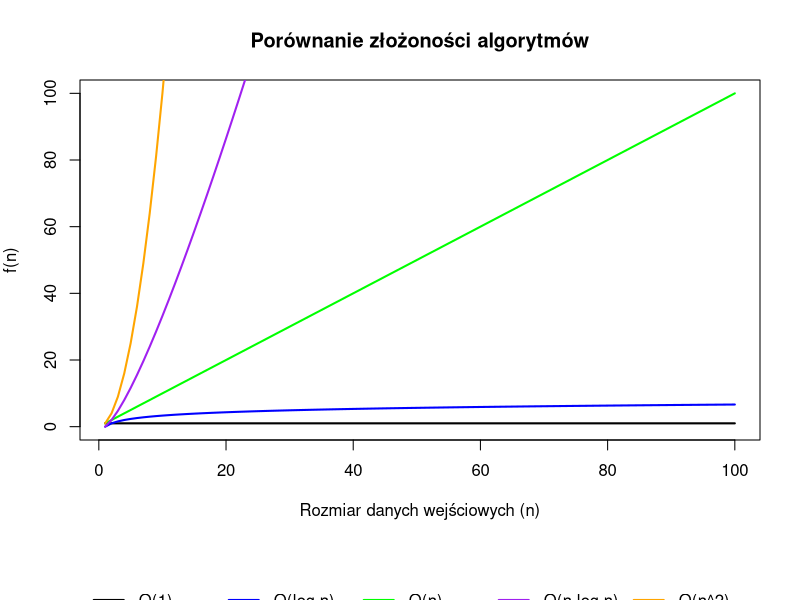

R code for this plot:
## ---- chunk 1
n = 1:100

f_const = rep(1, length(n)) # O(1)
f_log = log2(n)             # O(log n)
f_linear = n                # O(n)
f_nlogn = n * log2(n)       # O(n log n)
f_quad = n^2                # O(n^2)
## ---- chunk 2
par(mar = c(8, 4, 4, 2))
plot(NULL, type = "n", xlim = c(1, 100), ylim = c(0, 100),
     xlab = "Rozmiar danych wejściowych (n)", ylab = "f(n)",
     main = "Porównanie złożoności algorytmów")
lines(n, f_const, col = "black", lwd = 2)
lines(n, f_log, col = "blue", lwd = 2)
lines(n, f_linear, col = "green", lwd = 2)
lines(n, f_nlogn, col = "purple", lwd = 2)
lines(n, f_quad, col = "orange", lwd = 2)
legend("bottom", lwd = 2, inset = c(0, -0.5), xpd = TRUE, horiz = TRUE,
       legend = c("O(1)", "O(log n)", "O(n)", "O(n log n)", "O(n^2)"),
       col = c("black", "blue", "green", "purple", "orange"), bty = "n")
